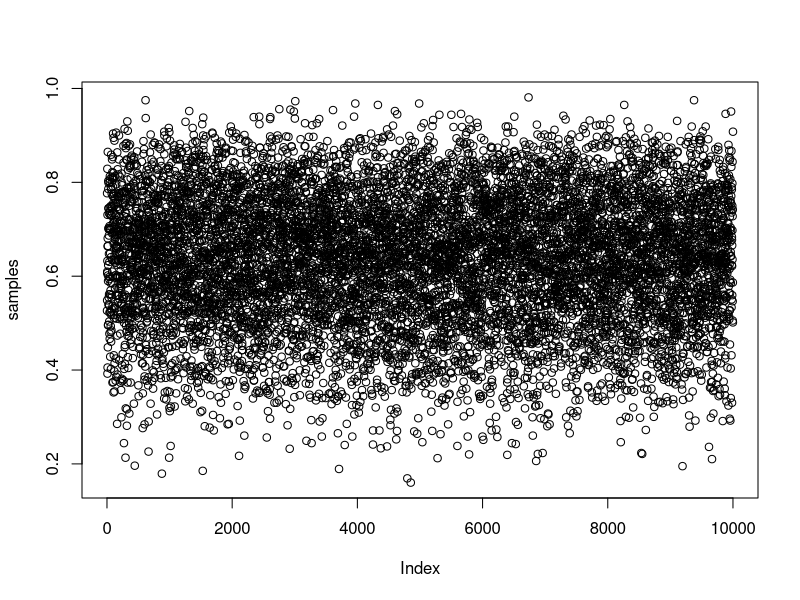

The R script that drew this image: (Note: this script raises an error after producing the figure.)

setwd("~/Desktop/Statistics Book/Statistical_Rethinking/Chapter_3")

rm(list = ls())

# use grid approximation to generate data
p_grid <- seq (from = 0, to = 1, length.out = 1000)

# Assume prior distribution is normal
prob_p <- rep(1,1000)

# Likelihood of each event occuring
prob_data <- dbinom (6, size = 9, prob = p_grid )

# Calculate posterior based on the prob_data and prior data
posterior <- prob_data * prob_p

posterior <- posterior / sum(posterior)

# Generate Samples from posterior distribution

samples <- sample(p_grid, prob = posterior, size = 1e4, replace = TRUE)

plot(samples)
dens(samples)